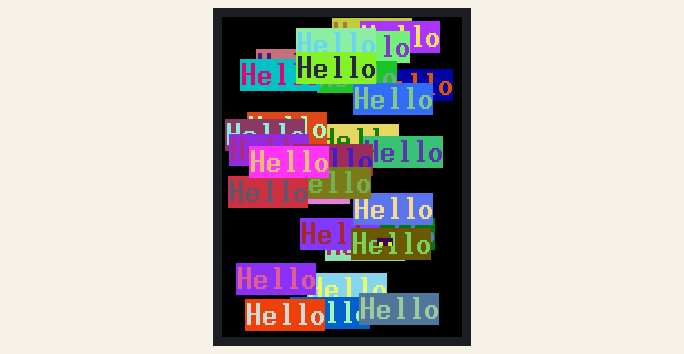
The program below on a simulated ESP32 board running MicroPython. Parts: 320×240 colour display. Random numbers come from a fixed seed; library files of the repository ran but are not shown: st7789py.py, vga2_bold_16x32.py.

Above: at 1.5 s.
At 3.6 s:
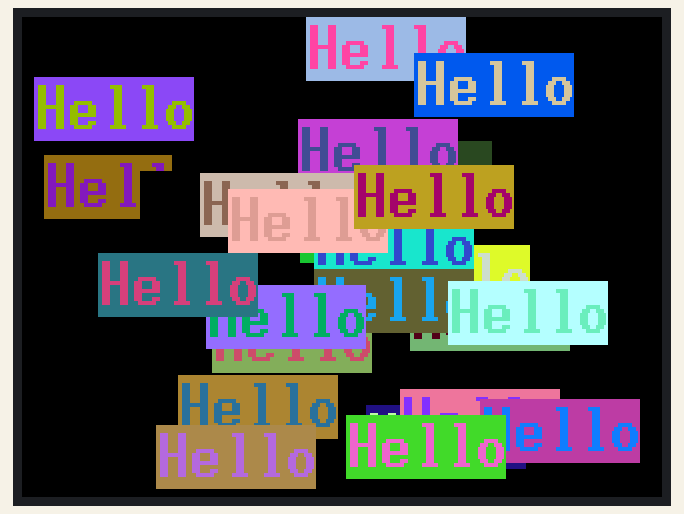
At 6.4 s:
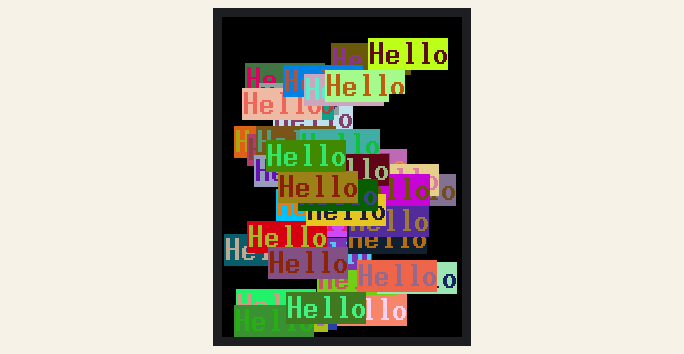
At 11.2 s:
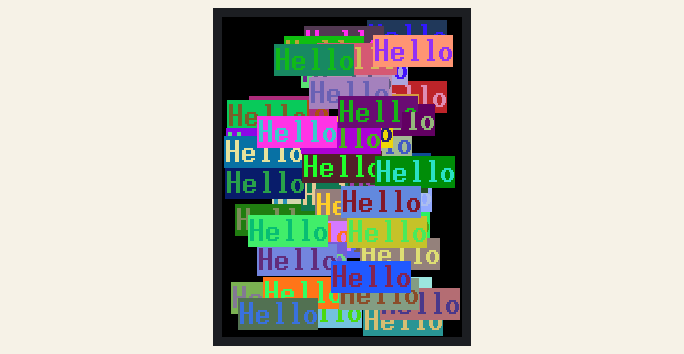
At 16.1 s:
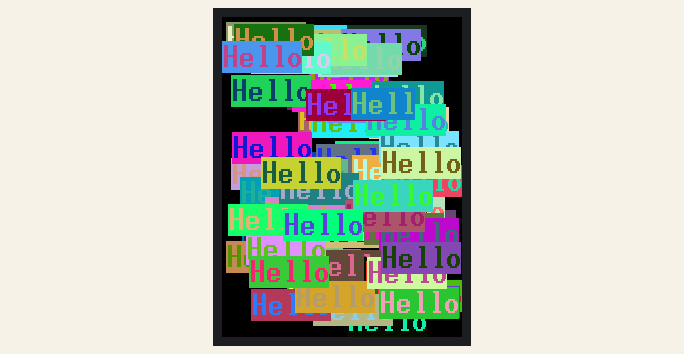
At 21.0 s:
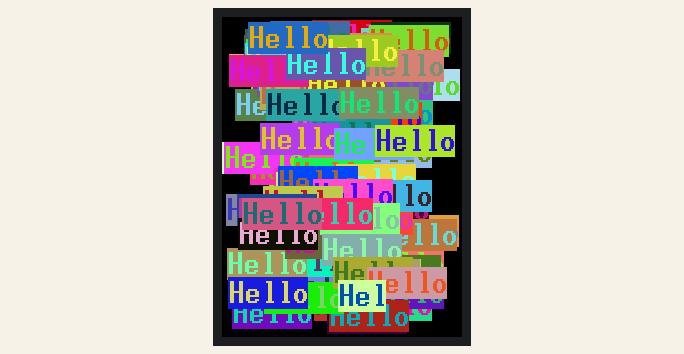

Measured:
- what the display in image 0 shows lasts 0.7 s, from 1.4 s to 2.1 s

The program:

hello.py
```python
"""
hello.py
========

.. figure:: ../_static/hello.jpg
    :align: center

    Test for text_font_converter.

Writes "Hello!" in random colors at random locations on the Display.
https://www.youtube.com/watch?v=atBa0BYPAAc

.. note:: This example requires the following modules:

  .. hlist::
    :columns: 3

    - `st7789py`
    - `tft_config`
    - `vga2_bold_16x32`

"""

import random
import st7789py as st7789
import tft_config
import vga2_bold_16x32 as font


def main():
    """
    The big show!
    """
    tft = tft_config.config(tft_config.WIDE)

    while True:
        for rotation in range(4):
            tft.rotation(rotation)
            tft.fill(0)
            col_max = tft.width - font.WIDTH * 5
            row_max = tft.height - font.HEIGHT
            if col_max < 0 or row_max < 0:
                raise RuntimeError(
                    "This font is too big to display on this screen."
                )

            for _ in range(100):
                tft.text(
                    font,
                    "Hello",
                    random.randint(0, col_max),
                    random.randint(0, row_max),
                    st7789.color565(
                        random.getrandbits(8),
                        random.getrandbits(8),
                        random.getrandbits(8),
                    ),
                    st7789.color565(
                        random.getrandbits(8),
                        random.getrandbits(8),
                        random.getrandbits(8),
                    ),
                )


main()
```

tft_config.py
```python
""" ESP32-2432S028R 320x240 st7789 display sometimes known as "Cheap Yellow Board" (CYD) - this is the v3 board

"""

from machine import Pin, SPI
import st7789py as st7789

TFA = 40
BFA = 40
WIDE = 1
TALL = 0
SCROLL = 0      # orientation for scroll.py
FEATHERS = 1    # orientation for feathers.py

def config(rotation=0):
    """
    Configures and returns an instance of the ST7789 display driver.

    Args:
        rotation (int): The rotation of the display (default: 0).

    Returns:
        ST7789: An instance of the ST7789 display driver.
    """

    return st7789.ST7789(
        SPI(1, baudrate=40000000, sck=Pin(14), mosi=Pin(13), miso=None),
        240,
        320,
        reset=Pin(0, Pin.OUT),
        cs=Pin(15, Pin.OUT),
        dc=Pin(2, Pin.OUT),
        backlight=Pin(21, Pin.OUT),
        rotation=rotation)
```
